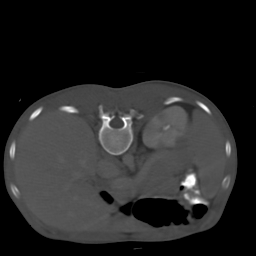
%> input picture images/scan.png, 256 x 256 px
$ octave Midterm595Q3.m   (GNU Octave 9; MATLAB toolbox functions it lacks are replaced by stand-ins)
%> lines starting %> are read from the running program, lines starting %| are printed output that depends on the picture
Image =imread('scan.png');
%> Image is the input picture: size 256x256 uint8; min 0, max 255, mean 37.3
h = [0 -1 0; -1 5 -1;0 -1 0];

J2= imfilter(Image,h);
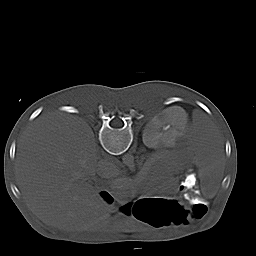
%> J2: size 256x256 uint8; min 0, max 255, mean 37.9
h = [0 -1 0; -1 5 -1;0 -1 0];

J= imfilter(J2,h);
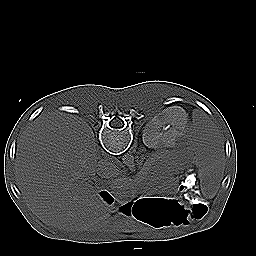
%> J: size 256x256 uint8; min 0, max 255, mean 38.9
%J = histeq(Image)
subplot(2,2,1);imshow(Image);
subplot(2,2,2);imshow(J);
subplot(2,2,3);imhist(Image);
subplot(2,2,4);imhist(J);
%> after `imhist(J)`:
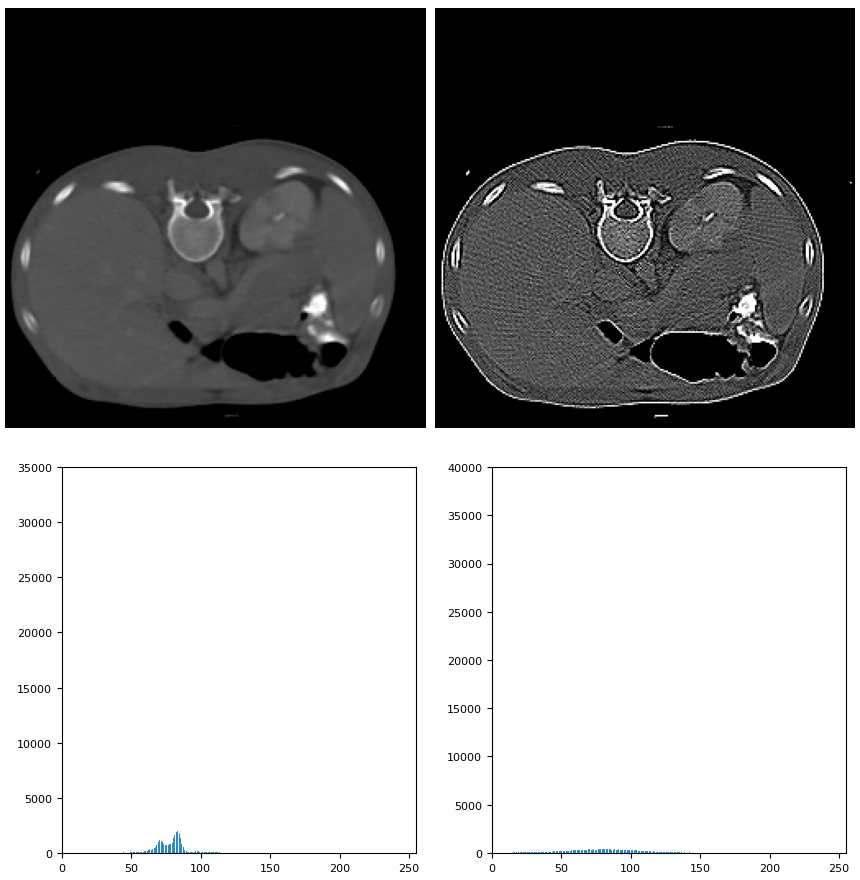
%> figure redrawn from the program's plot data, 4 panels
